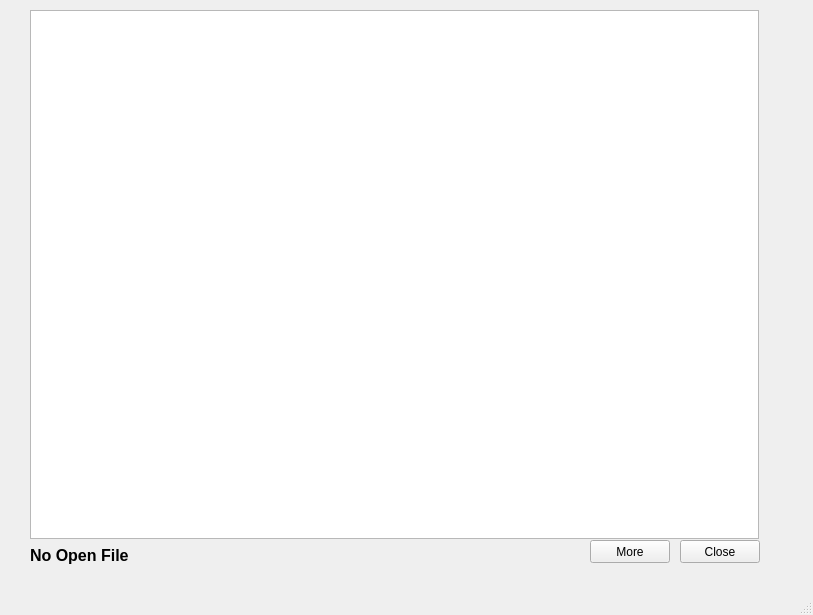
<?xml version="1.0" encoding="UTF-8"?>
<ui version="4.0">
 <class>textEditMWn</class>
 <widget class="QMainWindow" name="textEditMWn">
  <property name="geometry">
   <rect>
    <x>0</x>
    <y>0</y>
    <width>813</width>
    <height>615</height>
   </rect>
  </property>
  <property name="sizePolicy">
   <sizepolicy hsizetype="Preferred" vsizetype="Preferred">
    <horstretch>0</horstretch>
    <verstretch>0</verstretch>
   </sizepolicy>
  </property>
  <property name="sizeIncrement">
   <size>
    <width>3</width>
    <height>3</height>
   </size>
  </property>
  <property name="windowTitle">
   <string>MainWindow</string>
  </property>
  <widget class="QWidget" name="centralwidget">
   <property name="sizePolicy">
    <sizepolicy hsizetype="Preferred" vsizetype="Preferred">
     <horstretch>0</horstretch>
     <verstretch>0</verstretch>
    </sizepolicy>
   </property>
   <widget class="QPlainTextEdit" name="textPTe">
    <property name="geometry">
     <rect>
      <x>30</x>
      <y>10</y>
      <width>729</width>
      <height>529</height>
     </rect>
    </property>
    <property name="sizePolicy">
     <sizepolicy hsizetype="Preferred" vsizetype="Preferred">
      <horstretch>0</horstretch>
      <verstretch>0</verstretch>
     </sizepolicy>
    </property>
    <property name="sizeIncrement">
     <size>
      <width>0</width>
      <height>0</height>
     </size>
    </property>
    <property name="font">
     <font>
      <family>Courier</family>
      <pointsize>10</pointsize>
      <weight>75</weight>
      <bold>true</bold>
     </font>
    </property>
    <property name="lineWrapMode">
     <enum>QPlainTextEdit::NoWrap</enum>
    </property>
   </widget>
   <widget class="QPushButton" name="closeBTn">
    <property name="geometry">
     <rect>
      <x>680</x>
      <y>540</y>
      <width>80</width>
      <height>23</height>
     </rect>
    </property>
    <property name="text">
     <string>Close</string>
    </property>
   </widget>
   <widget class="QPushButton" name="moreBTn">
    <property name="geometry">
     <rect>
      <x>590</x>
      <y>540</y>
      <width>80</width>
      <height>23</height>
     </rect>
    </property>
    <property name="text">
     <string>More</string>
    </property>
   </widget>
   <widget class="QLabel" name="ClosedLBl">
    <property name="geometry">
     <rect>
      <x>30</x>
      <y>540</y>
      <width>151</width>
      <height>31</height>
     </rect>
    </property>
    <property name="font">
     <font>
      <pointsize>12</pointsize>
      <weight>75</weight>
      <bold>true</bold>
     </font>
    </property>
    <property name="text">
     <string>No Open File</string>
    </property>
   </widget>
  </widget>
  <widget class="QStatusBar" name="statusbar"/>
  <widget class="QMenuBar" name="menubar">
   <property name="geometry">
    <rect>
     <x>0</x>
     <y>0</y>
     <width>813</width>
     <height>20</height>
    </rect>
   </property>
  </widget>
 </widget>
 <resources/>
 <connections/>
</ui>
